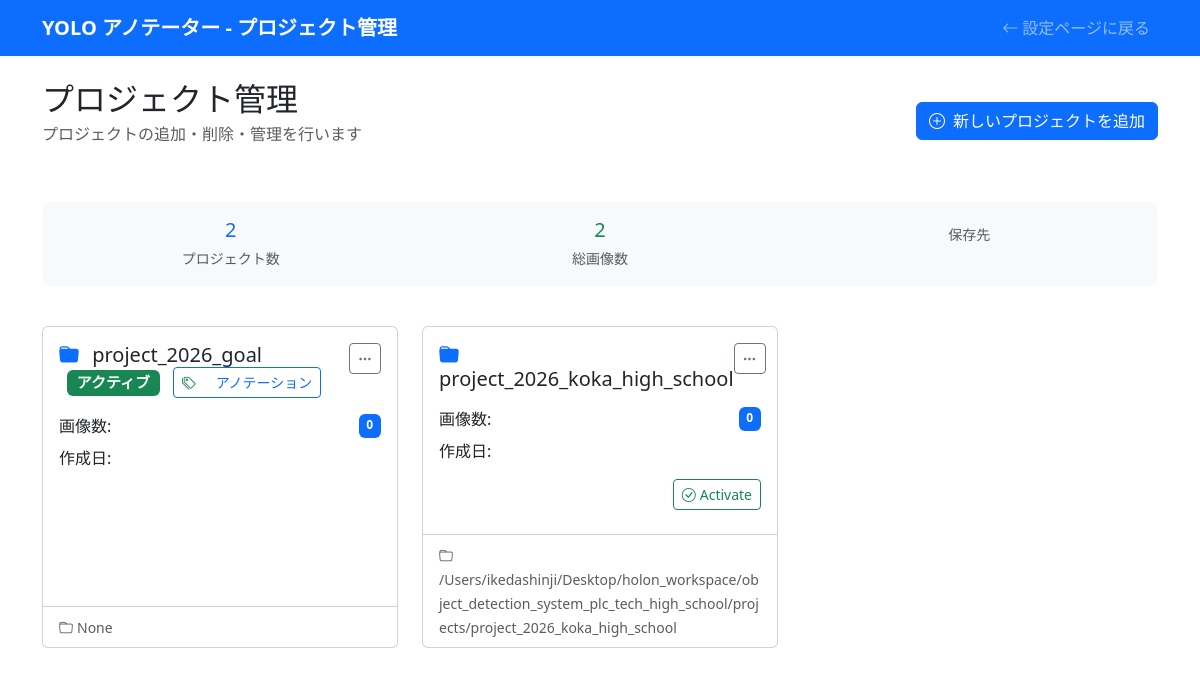
The app's page /configuration/project-manager/, older data.
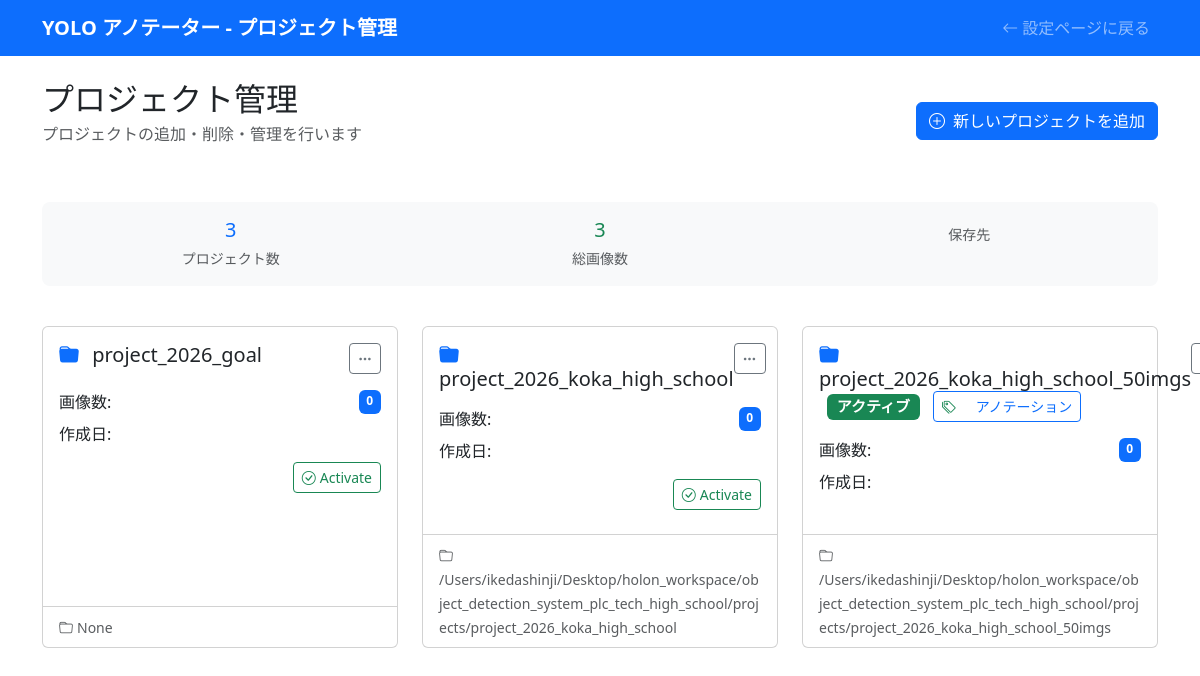
The same page, newer data.
### annotator/models.py (models this page shows, shortened)
class Project(models.Model):
    name = models.CharField(max_length=255, unique=True)
    folder_name = models.CharField(max_length=255, unique=True)
    created_at = models.DateTimeField(auto_now_add=True)
    is_active = models.BooleanField(default=False)  # 現在選択中のプロジェクト
    cropped = models.BooleanField(default=False)  # cropped画像生成済みフラグ
    save_path = models.CharField(max_length=512, blank=True, null=True, help_text="画像保存先パス")
    active_yaml_path = models.CharField(default='', max_length=512, help_text="アクティブなYAML設定ファイルのパス")
    active_weight_path = models.CharField(default='', max_length=512, help_text="アクティブな重みファイルのパス")
    def get_project_path(self):
        from django.conf import settings
        if self.save_path:
            path = Path(self.save_path)
            if path.is_absolute():
                return str(path)
            return str(Path(settings.BASE_DIR.parent) / path)
        return os.path.join(settings.BASE_DIR.parent, 'projects', self.folder_name)
    def get_image_count(self):
        project_path = self.get_project_path()
        if not os.path.exists(project_path):
            return 0

### configuration/views.py (the view)
# urls.py: path('project-manager/', views.project_manager, name='project_manager'),  # プロジェクト管理画面
def project_manager(request):
    try:
        db_projects = []
        try:
            from annotator.models import Project
            for project in Project.objects.all():
                db_projects.append({
                    'id': project.id,
                    'name': project.name,
                    'folder_name': project.folder_name,
                    'is_active': project.is_active,
                    'created_at_db': project.created_at,
                    'save_path': str(project.save_path),
                    'image_count': project.get_image_count() if hasattr(project, 'get_image_count') else None
                })
        except ImportError:
            print("[project_manager] annotator.modelsがインポートできません")
        except Exception as e:
            print(f"[project_manager] データベースからのプロジェクト取得でエラー: {e}")
        context = {
            'page_title': 'プロジェクト管理',
            'projects': db_projects,
        }
        return render(request, 'project_manager.html', context)
    except Exception as e:
        print(f"[project_manager] Error in project_manager view: {e}")
        from django.http import HttpResponse
        return HttpResponse(f"Error: {e}", status=500)

### configuration/templates/project_manager.html (shortened to what this page needs)
<!DOCTYPE html>
<html lang="ja">
<head>
    {% load static %}
    <link rel="stylesheet" href="{% static 'css/style.css' %}">
    <link href="{% static 'bootstrap/css/bootstrap.min.css' %}" rel="stylesheet">
    <link href="{% static 'bootstrap-icons/bootstrap-icons.css' %}" rel="stylesheet">
</head>
<body>
    <nav class="navbar navbar-expand-lg navbar-dark bg-primary">
        <div class="container">
            <a class="navbar-brand" href="{% url 'configuration:configuration' %}">
                <strong>YOLO アノテーター - {{ page_title }}</strong>
            </a>
            <div class="navbar-nav ms-auto">
                <a class="nav-link" href="{% url 'configuration:configuration' %}">
                    <i class="bi bi-arrow-left me-1"></i>設定ページに戻る
                </a>
            </div>
        </div>
    </nav>
    <div class="container mt-4">
        <div class="row mb-4">
            <div class="col-12">
                <div class="d-flex justify-content-between align-items-center">
                    <div>
                        <h2 class="mb-1">{{ page_title }}</h2>
                        <p class="text-muted">プロジェクトの追加・削除・管理を行います</p>
                    </div>
                    <button class="btn btn-primary" data-bs-toggle="modal" data-bs-target="#addProjectModal">
                        <i class="bi bi-plus-circle me-2"></i>新しいプロジェクトを追加
                    </button>
                </div>
            </div>
        </div>
        <div class="row mb-4">
            <div class="col-12">
                <div class="project-stats">
                    <div class="row text-center">
                        <div class="col-md-4">
                            <h5 class="text-primary mb-1">{{ projects|length }}</h5>
                            <small class="text-muted">プロジェクト数</small>
                        </div>
                        <div class="col-md-4">
                            <h5 class="text-success mb-1">{{ projects|length|add:0 }}</h5>
                            <small class="text-muted">総画像数</small>
                        </div>
                        <div class="col-md-4">
                            <small class="text-muted">保存先</small>
                        </div>
                    </div>
                </div>
            </div>
        </div>
        <div class="row">
            {% if projects %}
                {% for project in projects %}
                <div class="col-md-6 col-lg-4 mb-4">
                    <div class="card project-card h-100">
                        <div class="card-body">
                            <div class="d-flex justify-content-between align-items-start mb-3">
                                <h5 class="card-title mb-0">
                                    <i class="bi bi-folder-fill text-primary me-2"></i>
                                    {{ project.name }}
                                    {% if project.is_active %}
                                        <span class="badge bg-success ms-2">アクティブ</span>
                                        <a href="/annotator/" class="btn btn-outline-primary btn-sm ms-2">
                                            <i class="bi bi-tags text-success me-3"></i> アノテーション
                                        </a>
                                    {% endif %}
                                </h5>
                                <div class="dropdown">
                                    <button class="btn btn-sm btn-outline-secondary" type="button" data-bs-toggle="dropdown">
                                        <i class="bi bi-three-dots"></i>
                                    </button>
                                </div>
                            </div>
                            <div class="mb-3">
                                <div class="d-flex justify-content-between mb-2">
                                    <span>画像数:</span>
                                    <span class="badge bg-primary">{{ project.image_count }}</span>
                                </div>
                                <div class="d-flex justify-content-between">
                                    <span>作成日:</span>
                                </div>
                            </div>
                            {% if not project.is_active %}
                                <div class="mb-2 text-end">
                                    <button class="btn btn-outline-success btn-sm" onclick="activateProject('{{ project.name }}')">
                                        <i class="bi bi-check-circle me-1"></i>Activate
                                    </button>
                                </div>
                            {% endif %}
                        </div>
                        <div class="card-footer bg-transparent">
                            <small class="text-muted">
                                <i class="bi bi-folder me-1"></i>{{ project.save_path }}
                            </small>
                        </div>
                    </div>
                </div>
                {% endfor %}
            {% endif %}
        </div>
    </div>
</body>
</html>

### annotator/static/css/style.css (style rules this page uses)
.badge { font-size: 0.75em; }

### configuration/templates/project_manager.html (style rules this page uses)
.project-card { transition: transform 0.2s ease-in-out, box-shadow 0.2s ease-in-out; }
.project-stats { background: #f8f9fa; border-radius: 8px; padding: 1rem; margin: 1rem 0; }

Row changes from the older to the newer data that the page shows:
added Project: name "project_2026_koka_high_school_50imgs", save_path "/Users/ikedashinji/Desktop/holon_workspace/object_detection_system_plc_tech_high_school/projects/project_2026_koka_high_school_50imgs"
Text that changed along with them:
{{ projects|length }}: "2" → "3"
{{ projects|length|add:0 }}: "2" → "3"
list line gone: "アクティブ アノテーション"
new list line: "Activate"
new list line: "アクティブ アノテーション 画像数: 0 作成日:"
